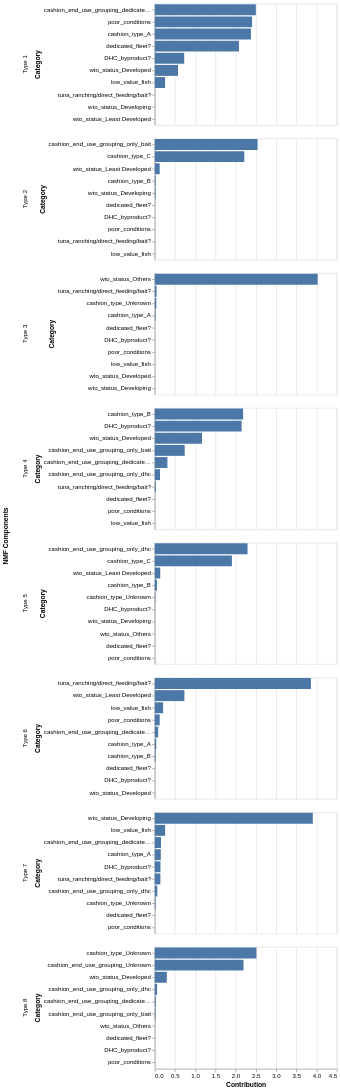

Notebook code cell kept with this figure:
### Markdown cell above
From the graph we can see that the number of components best suited for NMF of end use profiles is 8 components.

### Code cell
# Reduce dimensions using end use information and creating profiles
cashion_W, cashion_H = dimension_reduction(ohe_cashion, n_components=8)

# Show top categories contributing to each profile
plot_top_categories(cashion_H, 10, False)

### Figure 1 — Vega-Lite specification as saved in the notebook (floating-point values rounded to 4 significant figures)
{"config": {"view": {"continuousWidth": 300, "continuousHeight": 300}}, "data": {"name": "data-c05feff46ccd9e91dbb06f632cdc0176"}, "facet": {"row": {"field": "Component", "title": "NMF Components", "type": "nominal"}}, "spec": {"mark": {"type": "bar"}, "encoding": {"tooltip": [{"field": "Component", "type": "nominal"}, {"field": "Category", "type": "nominal"}, {"field": "Weight", "type": "quantitative"}], "x": {"field": "Weight", "title": "Contribution", "type": "quantitative"}, "y": {"field": "Category", "sort": "-x", "type": "nominal"}}}, "resolve": {"scale": {"y": "independent"}}, "$schema": "https://vega.github.io/schema/vega-lite/v6.1.0.json", "datasets": {"data-c05feff46ccd9e91dbb06f632cdc0176": [{"Component": "Type 1", "Category": "cashion_end_use_grouping_dedicated_industry", "Weight": 2.497}, {"Component": "Type 1", "Category": "poor_conditions", "Weight": 2.405}, {"Component": "Type 1", "Category": "cashion_type_A", "Weight": 2.375}, {"Component": "Type 1", "Category": "dedicated_fleet?", "Weight": 2.08}, {"Component": "Type 1", "Category": "DHC_byproduct?", "Weight": 0.7277}, {"Component": "Type 1", "Category": "wto_status_Developed", "Weight": 0.5744}, {"Component": "Type 1", "Category": "low_value_fish", "Weight": 0.254}, {"Component": "Type 1", "Category": "tuna_ranching/direct_feeding/bait?", "Weight": 0.0}, {"Component": "Type 1", "Category": "wto_status_Developing", "Weight": 0.0}, {"Component": "Type 1", "Category": "wto_status_Least Developed", "Weight": 0.0}, {"Component": "Type 2", "Category": "cashion_end_use_grouping_only_bait", "Weight": 2.54}, {"Component": "Type 2", "Category": "cashion_type_C", "Weight": 2.213}, {"Component": "Type 2", "Category": "wto_status_Least Developed", "Weight": 0.121}, {"Component": "Type 2", "Category": "cashion_type_B", "Weight": 0.02042}, {"Component": "Type 2", "Category": "wto_status_Developing", "Weight": 0.01841}, {"Component": "Type 2", "Category": "dedicated_fleet?", "Weight": 0.0}, {"Component": "Type 2", "Category": "DHC_byproduct?", "Weight": 0.0}, {"Component": "Type 2", "Category": "poor_conditions", "Weight": 0.0}, {"Component": "Type 2", "Category": "tuna_ranching/direct_feeding/bait?", "Weight": 0.0}, {"Component": "Type 2", "Category": "low_value_fish", "Weight": 0.0}, {"Component": "Type 3", "Category": "wto_status_Others", "Weight": 4.025}, {"Component": "Type 3", "Category": "tuna_ranching/direct_feeding/bait?", "Weight": 0.04454}, {"Component": "Type 3", "Category": "cashion_type_Unknown", "Weight": 0.03799}, {"Component": "Type 3", "Category": "cashion_type_A", "Weight": 0.01696}, {"Component": "Type 3", "Category": "dedicated_fleet?", "Weight": 0.0}, {"Component": "Type 3", "Category": "DHC_byproduct?", "Weight": 0.0}, {"Component": "Type 3", "Category": "poor_conditions", "Weight": 0.0}, {"Component": "Type 3", "Category": "low_value_fish", "Weight": 0.0}, {"Component": "Type 3", "Category": "wto_status_Developed", "Weight": 0.0}, {"Component": "Type 3", "Category": "wto_status_Developing", "Weight": 0.0}, {"Component": "Type 4", "Category": "cashion_type_B", "Weight": 2.183}, {"Component": "Type 4", "Category": "DHC_byproduct?", "Weight": 2.146}, {"Component": "Type 4", "Category": "wto_status_Developed", "Weight": 1.167}, {"Component": "Type 4", "Category": "cashion_end_use_grouping_only_bait", "Weight": 0.7397}, {"Component": "Type 4", "Category": "cashion_end_use_grouping_dedicated_industry", "Weight": 0.3125}, {"Component": "Type 4", "Category": "cashion_end_use_grouping_only_dhc", "Weight": 0.1287}, {"Component": "Type 4", "Category": "tuna_ranching/direct_feeding/bait?", "Weight": 0.02435}, {"Component": "Type 4", "Category": "dedicated_fleet?", "Weight": 0.0}, {"Component": "Type 4", "Category": "poor_conditions", "Weight": 0.0}, {"Component": "Type 4", "Category": "low_value_fish", "Weight": 0.0}, {"Component": "Type 5", "Category": "cashion_end_use_grouping_only_dhc", "Weight": 2.292}, {"Component": "Type 5", "Category": "cashion_type_C", "Weight": 1.906}, {"Component": "Type 5", "Category": "wto_status_Least Developed", "Weight": 0.1347}, {"Component": "Type 5", "Category": "cashion_type_B", "Weight": 0.05497}, {"Component": "Type 5", "Category": "cashion_type_Unknown", "Weight": 0.01319}, {"Component": "Type 5", "Category": "DHC_byproduct?", "Weight": 0.004243}, {"Component": "Type 5", "Category": "wto_status_Developing", "Weight": 0.002745}, {"Component": "Type 5", "Category": "wto_status_Others", "Weight": 0.000128}, {"Component": "Type 5", "Category": "dedicated_fleet?", "Weight": 0.0}, {"Component": "Type 5", "Category": "poor_conditions", "Weight": 0.0}, {"Component": "Type 6", "Category": "tuna_ranching/direct_feeding/bait?", "Weight": 3.859}, {"Component": "Type 6", "Category": "wto_status_Least Developed", "Weight": 0.7325}, {"Component": "Type 6", "Category": "low_value_fish", "Weight": 0.2059}, {"Component": "Type 6", "Category": "poor_conditions", "Weight": 0.1216}, {"Component": "Type 6", "Category": "cashion_end_use_grouping_dedicated_industry", "Weight": 0.08401}, {"Component": "Type 6", "Category": "cashion_type_A", "Weight": 0.03554}, {"Component": "Type 6", "Category": "cashion_type_B", "Weight": 0.02013}, {"Component": "Type 6", "Category": "dedicated_fleet?", "Weight": 0.0}, {"Component": "Type 6", "Category": "DHC_byproduct?", "Weight": 0.0}, {"Component": "Type 6", "Category": "wto_status_Developed", "Weight": 0.0}, {"Component": "Type 7", "Category": "wto_status_Developing", "Weight": 3.905}, {"Component": "Type 7", "Category": "low_value_fish", "Weight": 0.2552}, {"Component": "Type 7", "Category": "cashion_end_use_grouping_dedicated_industry", "Weight": 0.1535}, {"Component": "Type 7", "Category": "cashion_type_A", "Weight": 0.1489}, {"Component": "Type 7", "Category": "DHC_byproduct?", "Weight": 0.1401}, {"Component": "Type 7", "Category": "tuna_ranching/direct_feeding/bait?", "Weight": 0.138}, {"Component": "Type 7", "Category": "cashion_end_use_grouping_only_dhc", "Weight": 0.06273}, {"Component": "Type 7", "Category": "cashion_type_Unknown", "Weight": 0.01994}, {"Component": "Type 7", "Category": "dedicated_fleet?", "Weight": 0.0}, {"Component": "Type 7", "Category": "poor_conditions", "Weight": 0.0}, {"Component": "Type 8", "Category": "cashion_type_Unknown", "Weight": 2.512}, {"Component": "Type 8", "Category": "cashion_end_use_grouping_Unknown", "Weight": 2.192}, {"Component": "Type 8", "Category": "wto_status_Developed", "Weight": 0.2977}, {"Component": "Type 8", "Category": "cashion_end_use_grouping_only_dhc", "Weight": 0.05673}, {"Component": "Type 8", "Category": "cashion_end_use_grouping_dedicated_industry", "Weight": 0.02493}, {"Component": "Type 8", "Category": "cashion_end_use_grouping_only_bait", "Weight": 0.01796}, {"Component": "Type 8", "Category": "wto_status_Others", "Weight": 0.0005511}, {"Component": "Type 8", "Category": "dedicated_fleet?", "Weight": 0.0}, {"Component": "Type 8", "Category": "DHC_byproduct?", "Weight": 0.0}, {"Component": "Type 8", "Category": "poor_conditions", "Weight": 0.0}]}}
